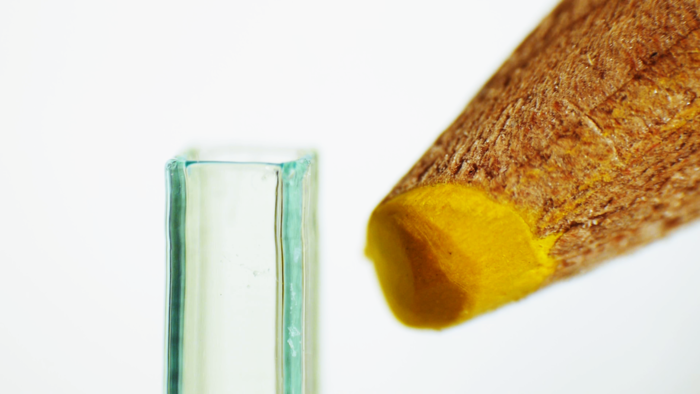
#> input picture example-code-and-spikes/yellow.png, 700 x 394 px
$ python open-an-image.py
#> lines starting #> are read from the running program, lines starting #| are printed output that depends on the picture
import numpy as np
import cv2

img = cv2.imread('yellow.png', 0)
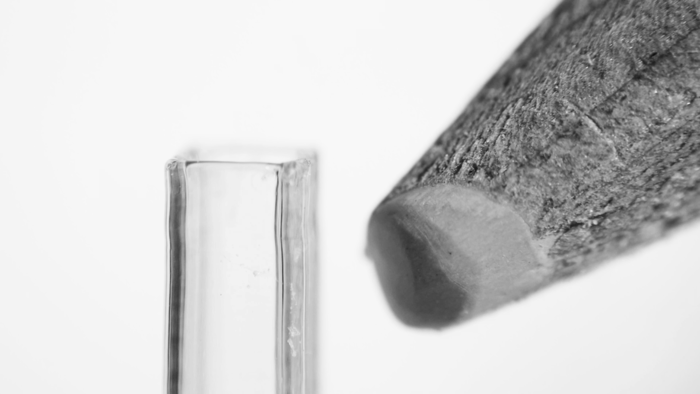
#> img: shape (394, 700); min 17, max 248, mean 206.6
# print(img)

cv2.imshow('window-name', img)
cv2.waitKey(0)
cv2.destroyAllWindows()


cv2.namedWindow('window-2', cv2.WINDOW_NORMAL)
cv2.imshow('window-2', img)
key = cv2.waitKey(0) & 0xFF
#> (key Esc is pressed here)

if key == 27:
    cv2.destroyAllWindows()

if key == ord('s'):
    cv2.imwrite('first-write.png',img)
    print('file saved')
cv2.destroyAllWindows()
